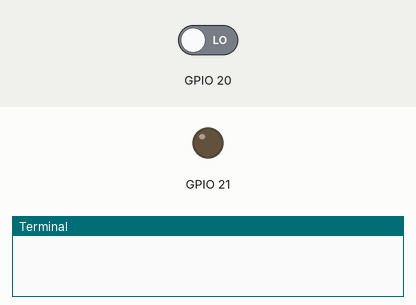
The program below on a simulated Raspberry Pi (BCM pin numbers). On the bench: output pins drawn as LEDs (lit = HIGH), the last lines printed to the terminal. The test bench sets the inputs (shaded band); at power-on: GPIO 20 LOW.

Above: at 3.2 s.
3.3 s: GPIO 20 driven HIGH
At 9.9 s:
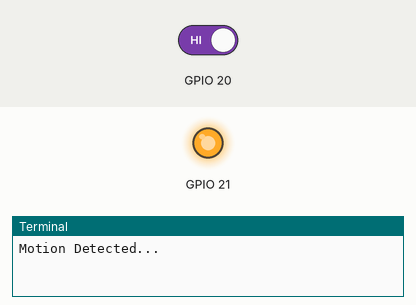
Timing chart, 0 to 11.8 s (numbered marks = the images above; inputs shaded):
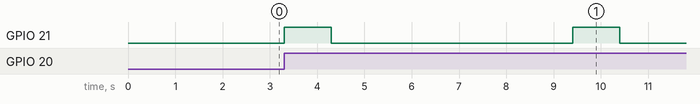

The program:

motion.py
```python
import RPi.GPIO as GPIO
import time

GPIO.setmode(GPIO.BCM)

GPIO.setup(20, GPIO.IN) #PIR
GPIO.setup(21, GPIO.OUT) #BUzzer

try:
    time.sleep(2) # to stabilize sensor
    while True:
        if GPIO.input(20):
            GPIO.output(21, True)
            time.sleep(1) #Buzzer turns on for 0.5 sec
            GPIO.output(21, False)
            print("Motion Detected...")
            time.sleep(5) #to avoid multiple detection
        time.sleep(0.1) #loop delay, should be less than detection delay

except:
    GPIO.cleanup()
```

Measured:
- after the input at 3.3 s, GPIO 21: alternates HIGH for 1.0 s and LOW for 5.1 s, starting at once
